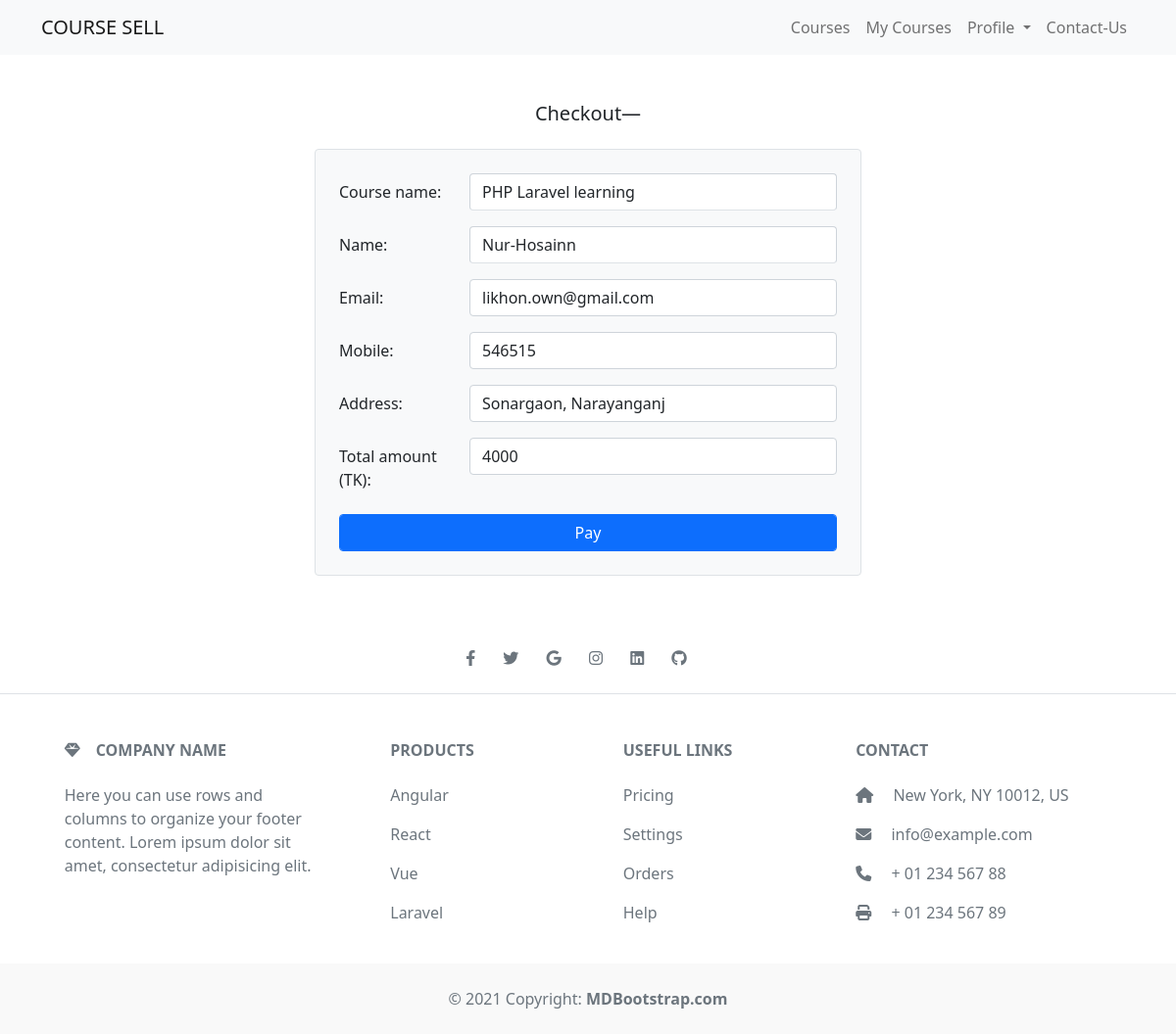
Page /checkout/2/ (signed in) on the committed database.
### courses/models.py (models this page shows, shortened)
class Course(models.Model):
    name = models.CharField(max_length=100, null=False)
    price = models.IntegerField(null=False)
    discount = models.IntegerField(null=False, default=0)
    active = models.BooleanField(default=False)
    thumbnail = models.ImageField(upload_to='courses/')
    length = models.IntegerField(null=False)

class User(AbstractBaseUser, PermissionsMixin):
    GENDER_CHOICES = (
        ('M', 'Male'),
        ('F', 'Female'),
    )
    name = models.CharField(max_length=150)
    email = models.EmailField('Email address', unique=True)
    username = models.CharField(max_length=50, unique=True)
    gender = models.CharField('Gender', max_length=1, choices=GENDER_CHOICES)
    dob = models.DateField('Date of birth', null=True)
    profile_image = models.ImageField('Profile image', upload_to='profiles/')
    address = models.CharField('Address', max_length=300)
    telephone_number = models.CharField('Telephone', max_length=20)
    is_staff = models.BooleanField(default=False)
    is_active = models.BooleanField(default=True)
    date_joined = models.DateTimeField(default=timezone.now)
    USERNAME_FIELD = "email"
    REQUIRED_FIELDS = []
    objects = UserManager()
    def image(self):
        return mark_safe('<img src="%s" width=50px; height: 50px />' % (self.profile_image.url))

### courses/views.py (the view, shortened to what this page needs)
# urls.py: path('checkout/<int:pk>/', views.checkout, name='checkout'),
@login_required()
def checkout(request, pk):
    course = Course.objects.get(id=pk)
    return render(request, 'checkout.html', {'course':course})

### templates/checkout.html (shortened to what this page needs)
{% extends 'master.html' %}
{% load static %}
{% block content %}
<div class="container-sm mt-5">
    <div class="course-title mb-4 text-center">
        <h5>Checkout&mdash;</h5>
    </div>
    <form class="w-50 m-auto" method="POST">
        <div class="bg-light p-4 rounded border">
            <div class="mb-3 row">
                <label for="courseName" class="col-sm-3 col-form-label">Course name:</label>
                <div class="col-sm-9">
                    <input type="text" name="courseName" class="form-control border-bottom" value="{{ course.name }}">
                </div>
            </div>
            <div class="mb-3 row">
                <label for="name" class="col-sm-3 col-form-label">Name:</label>
                <div class="col-sm-9">
                  <input type="text" name="name" class="form-control border-bottom" id="name" value="{{ request.user.name }}">
                </div>
            </div>
            <div class="mb-3 row">
                <label for="email" class="col-sm-3 col-form-label">Email:</label>
                <div class="col-sm-9">
                  <input type="email" name="email" class="form-control" id="email" value="{{ request.user.email }}">
                </div>
            </div>
            <div class="mb-3 row">
                <label for="mobile" class="col-sm-3 col-form-label">Mobile:</label>
                <div class="col-sm-9">
                  <input type="text" name="mobile" class="form-control" id="mobile" value="{{ request.user.telephone_number }}">
                </div>
            </div>
            <div class="mb-3 row">
                <label for="address" class="col-sm-3 col-form-label">Address:</label>
                <div class="col-sm-9">
                    <input name="address" id="address" cols="30" class="form-control" rows="3" value="{{ request.user.address }}">
                </div>
            </div>
            <div class="mb-3 row">
                <label for="amount"  class="col-sm-3 col-form-label">Total amount (TK):</label>
                <div class="col-sm-9">
                  <input type="text" name="amount" class="form-control" id="amount" value="{{ course.price }}">
                </div>
            </div>
            <div class="text-center">
                <button type="submit" class="btn btn-primary form-control">Pay</button>
            </div>
        </div>
    </form>
</div>
{% endblock %}

### rows in the picture
Course: courseName "PHP Laravel learning", amount "4000"
User: name "Nur-Hosainn", email "likhon.own@gmail.com", mobile "546515", address "Sonargaon, Narayanganj"
